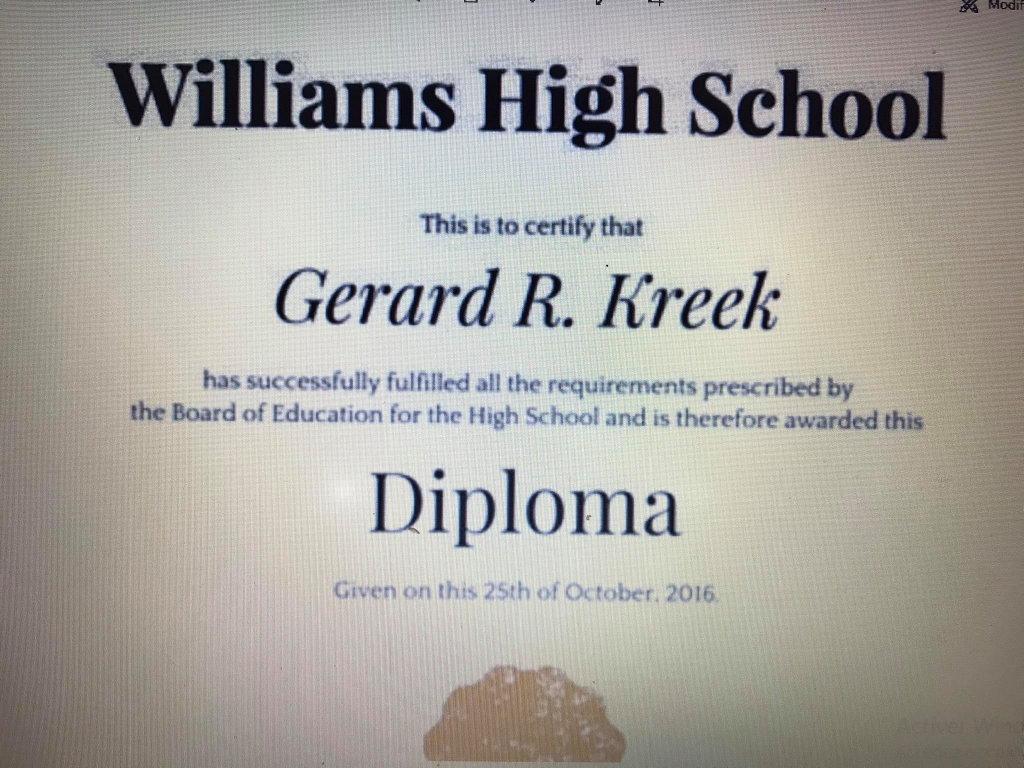
#> input picture Uploads/diplome1.jpg, 2048 x 1536 px (shown at 1/2 size)
$ python ExtractInfoFromDiploma.py
#> lines starting #> are read from the running program, lines starting #| are printed output that depends on the picture
import cv2
import pytesseract


def compare(str_taken,str_original):
    score = 0
    total = len(str_original)
    for w in str_taken:
        if w in str_original:
            score +=1

    print((score/total)*100)
    return str(round((score/total)*100,2))

def ExecuteDiplomaProcess():

    img2 = cv2.imread('Uploads/diplome1.jpg')
#> img2 is the input picture: shape (1536, 2048, 3); mean B, G, R 160.8, 167, 169.7
    img2= cv2.resize(img2, (600, 700))
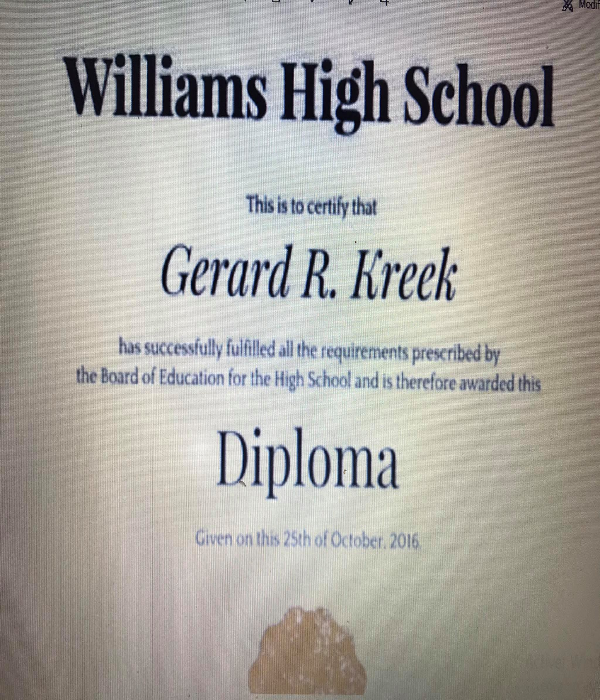
#> img2: shape (700, 600, 3); mean B, G, R 160.7, 166.8, 169.5

    img3 = cv2.imread('Uploads/diplome.jpg')
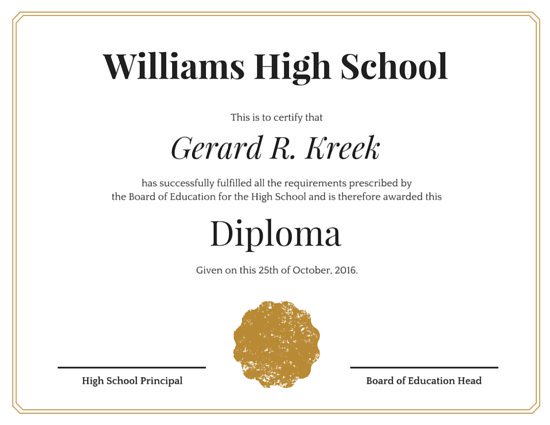
#> input picture Uploads/diplome.jpg, 550 x 425 px
#> img3 is the input picture: shape (425, 550, 3); mean B, G, R 239.2, 242.5, 244
    img3= cv2.resize(img3, (600, 700))
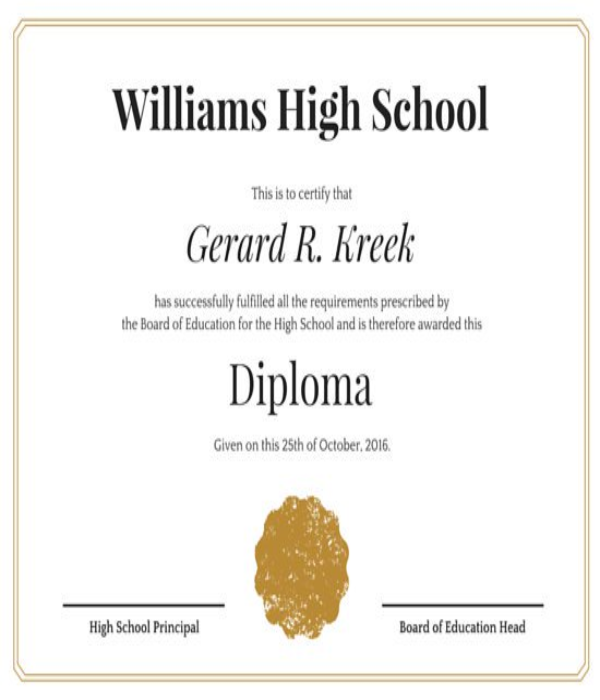
#> img3: shape (700, 600, 3); mean B, G, R 239.1, 242.4, 243.9

    cv2.imshow('img2', img2)
    cv2.imshow('img3', img3)

    pytesseract.pytesseract.tesseract_cmd = r'C:\Program Files\Tesseract-OCR\tesseract.exe'

    str2 = pytesseract.image_to_string(img2)
    str3 = pytesseract.image_to_string(img3)

    str2 = str2.replace("\n", " ")
    str3 = str3.replace("\n", " ")
    print(str3.split())

    if len(str2.split()) <20:
        return "IMG_NOT_CLEAR"
    else:
        return compare(str2.split(),str3.split())

def main():

    print(ExecuteDiplomaProcess())
#> (the call stopped at in ExecuteDiplomaProcess, `str2 = pytesseract.image_to_string(img2)`: pytesseract is not available in this run)
    cv2.waitKey(0)
    cv2.destroyAllWindows()


if __name__ == '__main__':
    main()
